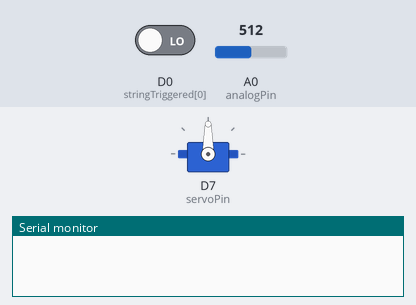
A sketch run on a simulated ESP8266 (NodeMCU). Shown: servo, the last lines printed to the serial monitor. The inputs (shaded band) are chosen by the test bench; at power-on: D0 (stringTriggered[0]) LOW, A0 (analogPin) = 512.

Above: at 0.05 s.
At 7.65 s:
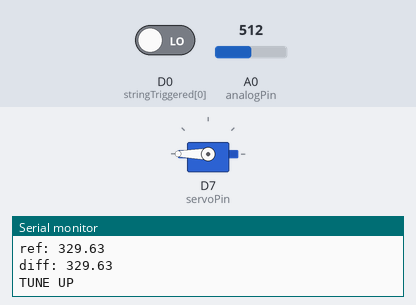
Timing chart, 0 to 10.0 s (numbered marks = the images above):
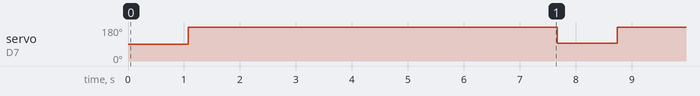

The sketch:

Final_Project.ino
```cpp
#include <arduinoFFT.h>
#include <Servo.h>
Servo myServo = Servo();

arduinoFFT FFT = arduinoFFT();

#define DELAY 1000

const uint16_t samples = 1<<10; //2^n
const double samplingFrequency = 1000;

double vReal[samples];
double vImag[samples];

int i = 0, val;
int analogPin = A0;

#define SCL_INDEX 0x00
#define SCL_TIME 0x01
#define SCL_FREQUENCY 0x02
#define SCL_PLOT 0x03

int margin = 1; //acceptable error margin from reference frequency

//define string frequency and trigger input pin
// reference frequencies are obtained from Wikipedia
#define EL 82.41;
#define A 110.00;
#define D 146.83;
#define G 196.00;
#define B 246.94;
#define EH 329.63;
int stringTriggered[] = {16,5,4,0,2,14}; // {EH, B, G, D, A EL}
int noString = 6; //number of strings

//int stringTriggered[] = {16}; // {EH, B, G, D, A EL}
//int noString = 1; //number of strings

//Servo Motor Parameter
int string = -1; //define which string to tune
float curFrequency = 0; //frequecy collected from sampler
float refFrequency = 0;
int doneTuning = 0; //if 0 => not done tuning
int prevString = 0;
int servoPin = D7; //pin connect to servo motor

void setup() {
  int i;
  for(i = 0; i < noString; i++){
    pinMode(stringTriggered[i], INPUT);
  }
  myServo.attach(servoPin);
  Serial.begin(9600);
}

void loop() {
  uint32_t last = micros();

  for(i = 0; i < samples; i++){
    vReal[i] = analogRead(analogPin) / 4;
    vImag[i] = 0;
    while(micros() - last < DELAY);
    last = micros();
  }
  FFT.Windowing(vReal, samples, FFT_WIN_TYP_HAMMING, FFT_FORWARD);    //Compute Weight
  FFT.Compute(vReal, vImag, samples, FFT_FORWARD);                    //Compute FFT
  FFT.ComplexToMagnitude(vReal, vImag, samples);                      //Compute Magnitude
  //FFT.MajorPeak(vReal, samples, samplingFrequency)                    //Compute Major Peak Frequency;
  float curFrequency = FFT.MajorPeak(vReal, samples, samplingFrequency);

  ///find which string to tune
  int i = 0;
  for(i = 0; i < noString; i++){
    if(int(digitalRead(stringTriggered[i])) == 0){ //use pulldown resistor
      string = i + 1;
      break;
    }
    else{
      string = -1;
    }
  }

  //Set target string frequency
  switch(string){
    case 1:
      refFrequency = EH;
      break;
    case 2:
      refFrequency = B;
      break;
    case 3:
      refFrequency = G;
      break;
    case 4:
      refFrequency = D;
      break;
    case 5:
      refFrequency = A;
      break;
    case 6:
      refFrequency = EL;
      break;
    default:
      refFrequency = 0;
      break;
  }

  Serial.print("cur: ");
  Serial.print(curFrequency);
  Serial.println();
  Serial.print("ref: ");
  Serial.print(refFrequency);
  Serial.println();

  if(string != prevString){
    doneTuning = 0;
  }

  if(!doneTuning && abs(curFrequency - refFrequency) >= margin){

    float diff = refFrequency - curFrequency; //difference between measured frequency and desire freqnecy
    Serial.print("diff: ");
    Serial.print(diff);
    Serial.println();

    //tunning
    if(abs(diff) <= margin){ //tunned
      doneTuning = 1;
    }
    else if(diff < -(margin)){ //tune down
      Serial.print("TUNE DOWN");
      myServo.write(0);
      delay(-20*diff);
      myServo.writeMicroseconds(1500);
    }
    else if(diff > margin){ //tune up
      Serial.print("TUNE UP");
      myServo.write(180);
      delay(20*diff);
      myServo.writeMicroseconds(1500);
    }
    Serial.println();
  }

  prevString = string;
  Serial.println();
}
```

Measured:
- by itself, servo on D7 (servoPin): alternates 180° for 6.6 s and 93° for 1.1 s
